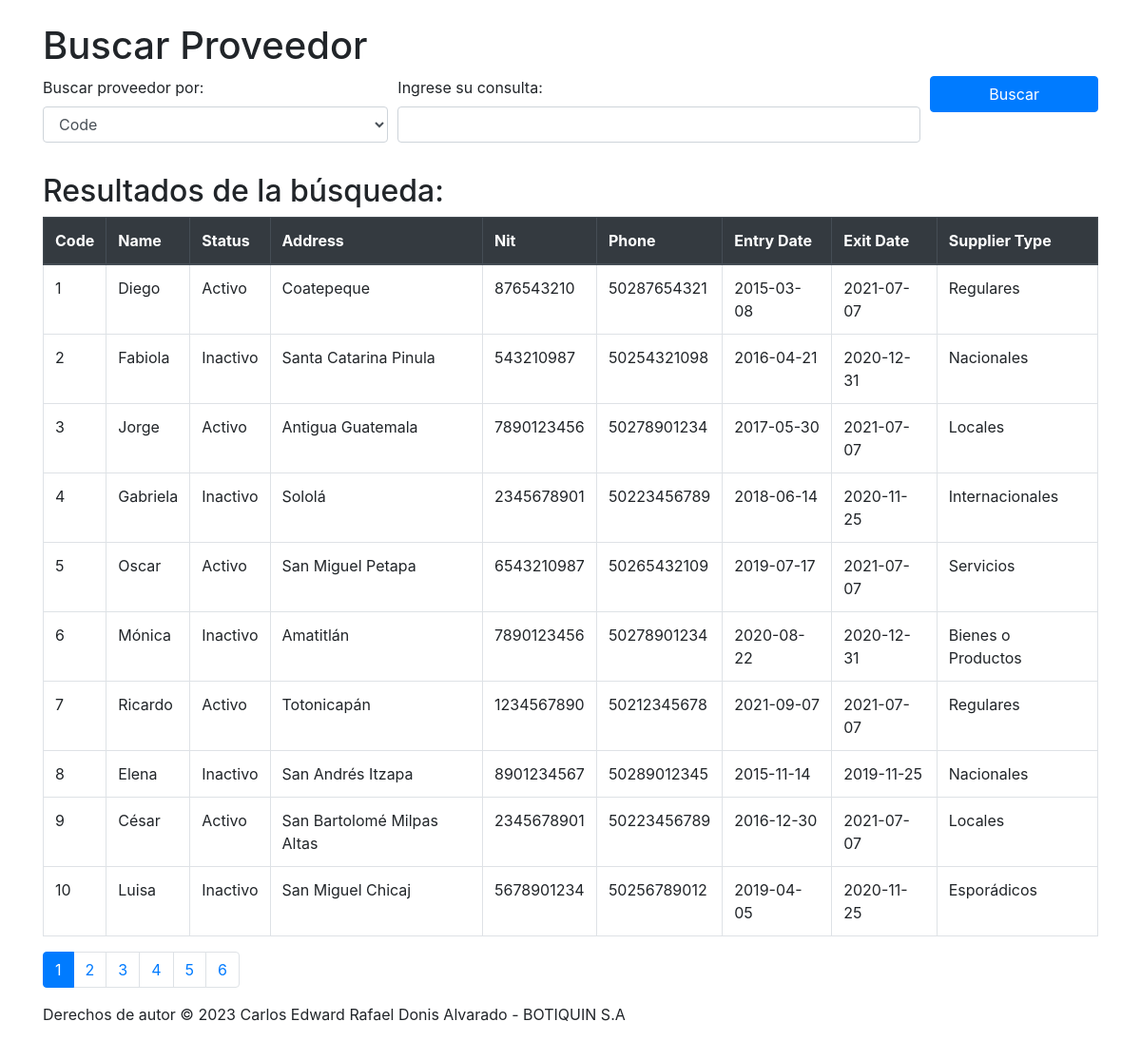
Screenshot of /Menu/buscar_proveedor.php (signed in) with the database file from the repository.
### tables this page shows
CREATE TABLE
    IF NOT EXISTS Suppliers (
        Code INT NOT NULL AUTO_INCREMENT PRIMARY KEY,
        Name VARCHAR(100) NOT NULL,
        Status VARCHAR(10) NOT NULL,
        Address VARCHAR(180) NOT NULL,
        Nit VARCHAR(20) NOT NULL,
        Phone VARCHAR(12) NOT NULL,
        Entry_Date DATE NOT NULL,
        Exit_Date DATE NOT NULL,
        Supplier_Type VARCHAR(100) NOT NULL
    );

### Menu/buscar_proveedor.php (the view, shortened to what this page needs)
<!DOCTYPE html>
<html>
<head>
    <link rel="stylesheet" href="https://maxcdn.bootstrapcdn.com/bootstrap/4.5.2/css/bootstrap.min.css">
    <link rel="stylesheet" href="https://cdnjs.cloudflare.com/ajax/libs/font-awesome/5.15.3/css/all.min.css">
</head>
<body>
    <div class="container">
        <h1 class="mt-4">Buscar Proveedor</h1>
        <form action="<?php echo htmlspecialchars($_SERVER["PHP_SELF"]); ?>" method="GET" class="mb-3">
            <div class="form-row">
                <div class="form-group col-md-4">
                    <label for="searchField">Buscar proveedor por:</label>
                    <select class="form-control" id="searchField" name="searchField">
                        <option value="Code">Code</option>
                    </select>
                </div>
                <div class="form-group col-md-6">
                    <label for="query">Ingrese su consulta:</label>
                    <input type="text" class="form-control" name="query">
                </div>
                <div class="form-group col-md-2">
                    <button type="submit" class="btn btn-primary btn-block">Buscar</button>
                </div>
            </div>
        </form>
        <h2>Resultados de la búsqueda:</h2>
        <?php
        $servername = "localhost";
        $username = "root";
        $password = "";
        $dbname = "botiquin_sa";
        $conn = new mysqli($servername, $username, $password, $dbname);
        $results_per_page = 10;
        if (!isset($_GET['page'])) {
            $page = 1;
        } else {
            $page = $_GET['page'];
        }
        $offset = ($page - 1) * $results_per_page;
        $search_query = "";
        $search_field = "Name";
        $sql = "SELECT * FROM Suppliers WHERE $search_field LIKE '%" . $search_query . "%' LIMIT $offset, $results_per_page";
        $result = $conn->query($sql);
        if ($result->num_rows > 0) {
            echo "<table class='table table-bordered'>";
            echo "<thead class='thead-dark'><tr><th>Code</th><th>Name</th><th>Status</th><th>Address</th><th>Nit</th><th>Phone</th><th>Entry Date</th><th>Exit Date</th><th>Supplier Type</th></tr></thead>";
            while ($row = $result->fetch_assoc()) {
                echo "<tr>";
                echo "<td>" . $row["Code"] . "</td>";
                echo "<td>" . $row["Name"] . "</td>";
                echo "<td>" . $row["Status"] . "</td>";
                echo "<td>" . $row["Address"] . "</td>";
                echo "<td>" . $row["Nit"] . "</td>";
                echo "<td>" . $row["Phone"] . "</td>";
                echo "<td>" . $row["Entry_Date"] . "</td>";
                echo "<td>" . $row["Exit_Date"] . "</td>";
                echo "<td>" . $row["Supplier_Type"] . "</td>";
                echo "</tr>";
            }
            echo "</table>";
            $sql = "SELECT COUNT(*) AS total FROM Suppliers WHERE $search_field LIKE '%" . $search_query . "%'";
            $result = $conn->query($sql);
            $row = $result->fetch_assoc();
            $total_pages = ceil($row["total"] / $results_per_page);
            echo "<nav aria-label='Page navigation'>";
            echo "<ul class='pagination'>";
            for ($i = 1; $i <= $total_pages; $i++) {
                if ($i == $page) {
                    echo "<li class='page-item active'><span class='page-link'>$i</span></li>";
                } else {
                    echo "<li class='page-item'><a class='page-link' href='?query=$search_query&searchField=$search_field&page=$i'>$i</a></li>";
                }
            }
            echo "</ul>";
            echo "</nav>";
        } else {
            echo "<p>No se encontraron resultados para la búsqueda: " . $search_query . "</p>";
        }
        ?>
    </div>
</body>
<footer>
    <div class="container">
        <p>Derechos de autor &copy; 2023 Carlos Edward Rafael Donis Alvarado - BOTIQUIN S.A</p>
    </div>
</footer>
</html>

### rows the page displays
suppliers: Code "1", Name "Diego", Status "Activo", Address "Coatepeque", Nit "876543210", Phone "50287654321", Entry_Date "2015-03-08", Exit_Date "2021-07-07", Supplier_Type "Regulares"
suppliers: Code "2", Name "Fabiola", Status "Inactivo", Address "Santa Catarina Pinula", Nit "543210987", Phone "50254321098", Entry_Date "2016-04-21", Exit_Date "2020-12-31", Supplier_Type "Nacionales"
suppliers: Code "3", Name "Jorge", Status "Activo", Address "Antigua Guatemala", Nit "7890123456", Phone "50278901234", Entry_Date "2017-05-30", Exit_Date "2021-07-07", Supplier_Type "Locales"
suppliers: Code "4", Name "Gabriela", Status "Inactivo", Address "Sololá", Nit "2345678901", Phone "50223456789", Entry_Date "2018-06-14", Exit_Date "2020-11-25", Supplier_Type "Internacionales"
suppliers: Code "5", Name "Oscar", Status "Activo", Address "San Miguel Petapa", Nit "6543210987", Phone "50265432109", Entry_Date "2019-07-17", Exit_Date "2021-07-07", Supplier_Type "Servicios"
suppliers: Code "6", Name "Mónica", Status "Inactivo", Address "Amatitlán", Nit "7890123456", Phone "50278901234", Entry_Date "2020-08-22", Exit_Date "2020-12-31", Supplier_Type "Bienes o Productos"
suppliers: Code "7", Name "Ricardo", Status "Activo", Address "Totonicapán", Nit "1234567890", Phone "50212345678", Entry_Date "2021-09-07", Exit_Date "2021-07-07", Supplier_Type "Regulares"
suppliers: Code "8", Name "Elena", Status "Inactivo", Address "San Andrés Itzapa", Nit "8901234567", Phone "50289012345", Entry_Date "2015-11-14", Exit_Date "2019-11-25", Supplier_Type "Nacionales"
suppliers: Code "9", Name "César", Status "Activo", Address "San Bartolomé Milpas Altas", Nit "2345678901", Phone "50223456789", Entry_Date "2016-12-30", Exit_Date "2021-07-07", Supplier_Type "Locales"
suppliers: Code "10", Name "Luisa", Status "Inactivo", Address "San Miguel Chicaj", Nit "5678901234", Phone "50256789012", Entry_Date "2019-04-05", Exit_Date "2020-11-25", Supplier_Type "Esporádicos"
